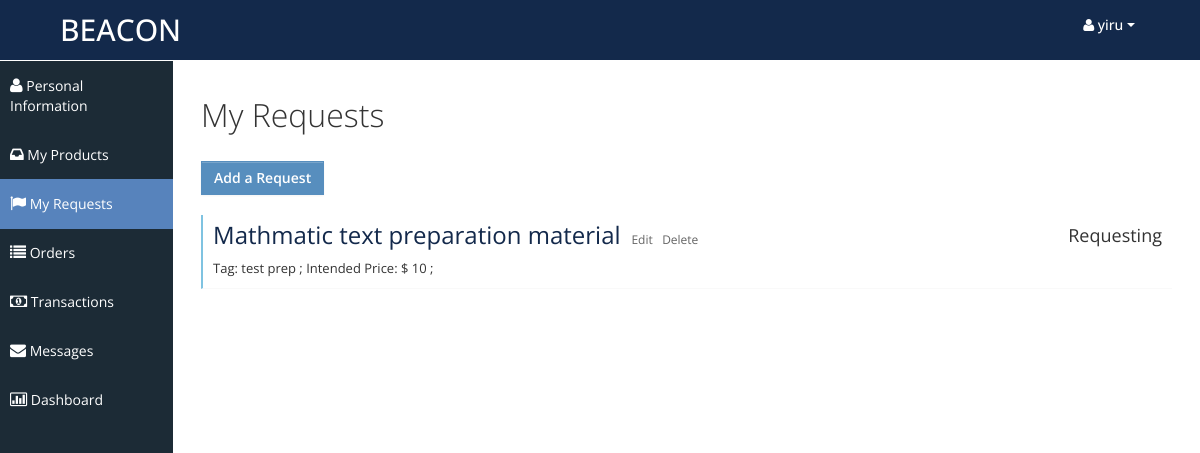
Screenshot of /myrequests.php (signed in) with the database file from the repository.
### tables this page shows
CREATE TABLE `Requests` (
  `RequestId` int NOT NULL,
  `BuyerId` varchar(50) DEFAULT NULL,
  `ProductName` varchar(50) DEFAULT NULL,
  `Tag` varchar(50) DEFAULT NULL,
  `Description` varchar(500) DEFAULT NULL,
  `Image` varchar(100) DEFAULT NULL,
  `IntendedPrice` double DEFAULT NULL,
  `SaleId` int DEFAULT NULL,
  `DatePost` timestamp NOT NULL DEFAULT CURRENT_TIMESTAMP
);

### myrequests.php (the view, shortened to what this page needs)
<?php
	$curr_user = $_SESSION['curr_user'];
	if (empty($curr_user)) {
		$msg = "curr_user is empty";
	}
	else {
		$conn = connectDB();
		$sql = "SELECT * FROM Requests WHERE BuyerId = '$curr_user'";
		$result = $conn->query($sql);
		$array = array();
		while($row = mysqli_fetch_assoc($result)){
			$array[]=$row;
		}
	}
?>
<!DOCTYPE html>
<html lang="en">
<head>
	<link id="bootstrap-style" href="css/bootstrap.min.css" rel="stylesheet">
	<link href="css/bootstrap-responsive.min.css" rel="stylesheet">
	<link id="base-style" href="css/style.css" rel="stylesheet">
	<link id="base-style-responsive" href="css/style-responsive.css" rel="stylesheet">
</head>
<body>
	<div class="navbar">
		<div class="navbar-inner">
			<div class="container-fluid">
				<a class="brand" href="index.php"><span>BEACON</span></a>
				<div class="nav-no-collapse header-nav">
					<ul class="nav pull-right">
						<li class="dropdown">
							<a class="btn dropdown-toggle" data-toggle="dropdown" href="#">
								<span><span><i class="icon-user"> </i><?php echo $curr_user; ?></span></span>
								<span class="caret"></span>
							</a>
						</li>
					</ul>
				</div>
			</div>
		</div>
	</div>
	<div class="container-fluid-full">
	<div class="row-fluid">
	<div id="sidebar-left" class="span2">
		<div class="nav-collapse sidebar-nav">
			<ul class="nav nav-tabs nav-stacked main-menu">
				<li><a href="myprofile.php"><i class="icon-user"></i><span class="hidden-tablet"> Personal Information</span></a></li>
				<li><a href="myproducts.php"><i class="icon-inbox"></i><span class="hidden-tablet"> My Products</span></a></li>
				<li><a href="myrequests.php"><i class="icon-flag"></i><span class="hidden-tablet"> My Requests</span></a></li>
				<li><a href="myorders.php"><i class="icon-list"></i><span class="hidden-tablet"> Orders</span></a></li>
				<li><a href="mytransactions.php"><i class="icon-money"></i><span class="hidden-tablet"> Transactions</span></a></li>
				<li><a href="messages.html"><i class="icon-envelope"></i><span class="hidden-tablet"> Messages</span></a></li>
				<li><a href="dashboard.php"><i class="icon-bar-chart"></i><span class="hidden-tablet"> Dashboard</span></a></li>
			</ul>
		</div>
	</div>
	<div id="content" class="span10">
		<div class="row-fluid">
			<div class="span12">
				<h1>My Requests</h1> </br>
				<a href= "post_request.php" class="btn btn-primary" style="font-weight:600;"> Add a Request </a>
				<?php foreach($array as $val): ?>
				<div class="task none" style="margin-top:10px;">
					<div class="desc">
						<span class="title">
							<a href="single-product.php?Id=<?php echo $val['RequestId'];?>&choosedb=Requests" style="color:#13294B;font-size:x-large;"><?php echo $val['ProductName']; ?></a>
						</span>&nbsp;
						<a href="edit_request.php?id=<?php echo $val['RequestId'];?>" style="font-size:12px;">Edit </a>&nbsp;
						<a href="javascript:void(0);" onclick="delete_post(<?php echo $val['RequestId']; ?>, 'Requests')" style="font-size:12px;">Delete</a>
						<div style="font-size:13px; margin-top:8px;">
							Tag: <?php echo $val['Tag']; ?> ;
							Intended Price: $ <?php echo $val['IntendedPrice']; ?> ;
						</div>
					</div>
					<div class="time">
					<div class="date"> <?php echo $val['SaleId']==null ? "Requesting": "Maybe related:"; ?> </div>
					</div>
				</div>
				<?php endforeach; ?>
			</div>
		</div>
	</div>
	</div>
	</div>
</body>
</html>

### css/style.css (style rules this page uses)
body { background: #F5F5F5; color: #333; border: none; font-family: 'Open Sans', sans-serif; font-weight: 400; }
a { color: #646464; }
h1 { font-size: 32px; line-height: 32px; font-weight: 300; }
.navbar { margin-bottom: 0px; }
.navbar-inner { margin-bottom: 0px; min-height: 60px; padding-right: 20px; padding-left: 20px; background: #13294b; filter: none; text-shadow: 1px 1px 1px #13294b; border: none; color: #fff; -webkit-border-radius: 0px; -moz-border-radius: 0px; border-radius: 0px; *zoom: 1; border-bottom: 1px solid #fff; }
.navbar-inner a { color: #7b7b7b; text-shadow: 0 -1px 1px #1e3877; }
.navbar-inner a i { margin-top: 2px; }
a.brand span { color: #fff; text-shadow: none; }
.header-nav { padding: 0px; color: #fff !important; background: #000 !important; }
.header-nav .nav { margin: 0px; }
.header-nav .btn { display: inline-block; padding: 21px 20px; margin-top: 0px; margin-left: 0px; font-size: 14px; line-height: 20px; text-align: center; text-shadow: none; vertical-align: middle; cursor: pointer; background: transparent; border-left: none; border-right: none; border-top: 0px; border-bottom: 0px; -webkit-border-radius: 0px; -moz-border-radius: 0px; border-radius: 0px; -webkit-box-shadow: none !important; -moz-box-shadow: none !important; box-shadow: none !important; }
.header-nav a.btn { color: #fff !important; text-shadow: none !important; padding: 15px 25px !important; }
.header-nav .btn .caret { border-top-color: #fff !important; border-bottom-color: #fff !important; }
#sidebar-left { background: #1C2B36; }
.sidebar-nav > ul { margin: 0px; padding-bottom: 1px; font-size: 14px; }
.nav-tabs.nav-stacked > li > a, .nav-tabs.nav-stacked > li > ul > li > a { padding: 15px 10px 14px 10px; color: #fff; border-top: none; border-bottom: 1px solid transparent; border-left: none; border-right: none; text-decoration: none; -webkit-border-radius: 0px; -moz-border-radius: 0px; border-radius: 0px; }
.nav-tabs.nav-stacked > li:last-child > a { border-bottom: 1px solid transparent; }
.nav-tabs.nav-stacked > li > a > i, .nav-tabs.nav-stacked > li > ul > li > a > i { opacity: 1; filter: alpha(opacity=100); -ms-filter:"progid:DXImageTransform.Microsoft.Alpha(Opacity=100)"; font-size: 16px; }
.nav-tabs.nav-stacked > li.active > a, .nav-tabs.nav-stacked > li > ul > li.active > a { background: #5783bc; border-bottom: 1px solid #5783bc; }
.nav-tabs.nav-stacked > li:first-child > a { margin: 0px 0px 0px 0px; -webkit-border-radius: 0px; -moz-border-radius: 0px; border-radius: 0px; }
.nav-tabs.nav-stacked > li:last-child > a { -webkit-border-radius: 0px; -moz-border-radius: 0px; border-radius: 0px; }
#content { background: #ffffff; filter: none; min-height: 100%; padding: 20px 20px; position: relative; }
.btn { display: inline-block; padding: 6px 12px; margin-bottom: 10px; font-size: 14px; font-weight: 500; line-height: 20px; text-align: center; white-space: nowrap; vertical-align: middle; cursor: pointer; border: 1px solid #a7a9aa; -webkit-border-radius: 0px !important; border-radius: 0px !important; }
.btn i { margin-top: 2px; }
.btn { color: #ffffff; background-color: #a7a9aa; border-color: #a7a9aa; background-image: none; filter: none; text-shadow: none; }
.btn-primary { background-color: #578EBE; border-color: #578EBE; }
.task { border-bottom: 1px solid #f9f9f9; margin-bottom: 1px; }
.task.none { border-left: 2px solid #7fc3e1; }
.task .desc { display: inline-block; width: 75%; padding: 10px 10px; font-size: 12px; }
.task .desc .title { font-size: 18px; margin-bottom: 5px; }
.task .time { display: inline-block; float: right; width: 15%; padding: 10px 10px 10px 0px; font-size: 12px; text-align: right; }
.task .time .date { font-size: 18px; margin-bottom: 5px; }
.navbar .brand { margin: 10px; margin-left: 0px; font-size: 30px; font-weight: 500; }

### css/style-responsive.css (style rules this page uses)
@media (min-width: 1200px) { .container-fluid-full { overflow: hidden; position: relative; height: 100%; } }
@media (min-width: 1200px) { #content { width: 85.578%; padding: 28px; margin: 0px 0px; margin-left: 14.422% !important; } }
@media (min-width: 1200px) { #sidebar-left { background: #1C2B36; margin-left: 0px !important; position: absolute; height: 100%; } }
@media (min-width: 1200px) { .sidebar-nav > ul { margin: 0px; } }

### css/halflings.css (style rules this page uses)
html, html .halflings { -webkit-font-smoothing: antialiased !important; }

### rows the page displays
requests: ProductName "Mathmatic text preparation material", Tag "test prep", IntendedPrice "10", shows "Requesting"

### other values shown
$curr_user "yiru"
